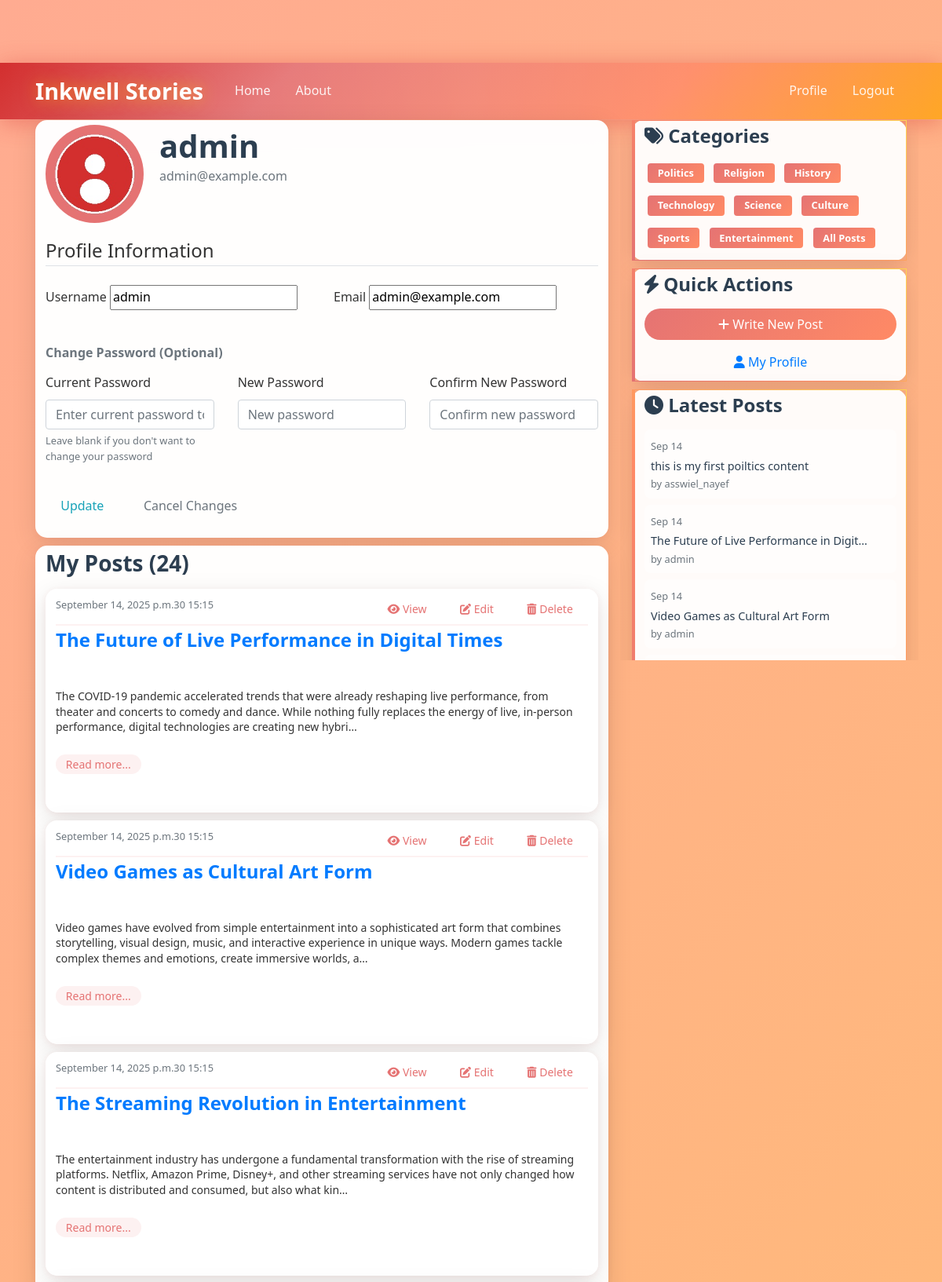
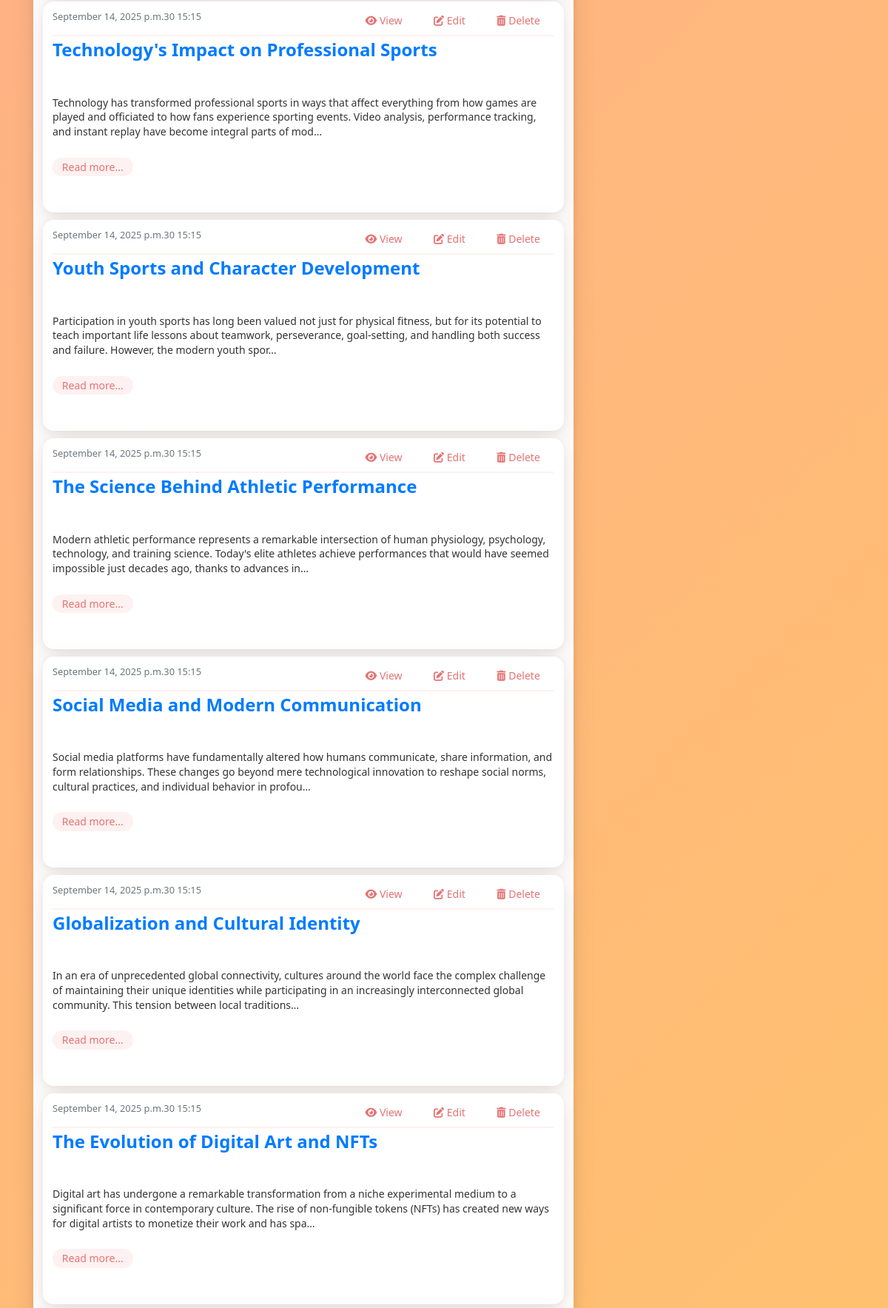
Page /profile/ (signed in, upper part) on the committed database (2 pictures, top to bottom).
### users/models.py (models this page shows, shortened)
class Profile(models.Model):
    user = models.OneToOneField(User, on_delete=models.CASCADE) #when deleting user profile will be dleted also
    image = models.ImageField(default='default.jpg', upload_to='profile_pic')

### blog/models.py (models this page shows, shortened)
class Post(models.Model):
    CATEGORY_CHOICES = [
        ('politics', 'Politics'),
        ('religion', 'Religion'),
        ('history', 'History'),
        ('technology', 'Technology'),
        ('science', 'Science'),
        ('culture', 'Culture'),
        ('sports', 'Sports'),
        ('entertainment', 'Entertainment'),
        ('other', 'Something else'),
    ]
    title = models.CharField(max_length=100)
    content = models.TextField()
    category = models.CharField(max_length=20, choices=CATEGORY_CHOICES, default='other')
    custom_category = models.CharField(max_length=50, blank=True, null=True, help_text="Enter a custom category if 'Something else' is selected")
    date_posted = models.DateTimeField(default = timezone.now) #when the object is createsd we will assigne the current time to it
    author = models.ForeignKey(User, on_delete=models.CASCADE) # if user is deleted their posts will be delted as well

### users/views.py (the view)
# urls.py: path('profile/',user_views.profile, name="profile"),
@login_required
def profile(request):
    if request.method == 'POST':
        original_username = request.user.username
        original_email = request.user.email
        original_image = request.user.profile.image
        u_form = UserUpdateForm(request.POST, instance=request.user)
        p_form = ProfileUpdateForm(request.POST, request.FILES, instance=request.user.profile)
        if u_form.is_valid() and p_form.is_valid():
            username_changed = u_form.cleaned_data.get('username') != original_username
            email_changed = u_form.cleaned_data.get('email') != original_email
            password_changed = bool(u_form.cleaned_data.get('new_password1'))
            image_changed = bool(request.FILES.get('image'))
            changes_made = username_changed or email_changed or password_changed or image_changed
            if not changes_made:
                messages.info(request, 'Your information is saved as it is.')
                return redirect('blog-home')
            user = u_form.save()
            p_form.save()
            if password_changed:
                update_session_auth_hash(request, user)
                messages.success(request, 'Your profile and password have been updated successfully!')
            else:
                messages.success(request, 'Your profile has been updated successfully!')
            return redirect('blog-home')
    else:
        u_form = UserUpdateForm(instance=request.user)
        p_form = ProfileUpdateForm(instance=request.user.profile)
    posts = request.user.post_set.all().order_by('-date_posted')
    context = {
        'u_form': u_form,
        'p_form': p_form,
        'posts': posts
    }
    return render(request,'users/profile.html', context)

### users/forms.py (shortened to what this page needs)
class UserUpdateForm(forms.ModelForm):
    email = forms.EmailField()
    current_password = forms.CharField(
        widget=forms.PasswordInput(attrs={
            'class': 'form-control',
            'placeholder': 'Enter current password to change'
        }),
        required=False,
        help_text="Leave blank if you don't want to change your password"
    )
    new_password1 = forms.CharField(
        widget=forms.PasswordInput(attrs={
            'class': 'form-control',
            'placeholder': 'New password'
        }),
        required=False,
        label='New password'
    )
    new_password2 = forms.CharField(
        widget=forms.PasswordInput(attrs={
            'class': 'form-control',
            'placeholder': 'Confirm new password'
        }),
        required=False,
        label='Confirm new password'
    )
    class Meta:
        model = User
        fields = ['username', 'email']

class ProfileUpdateForm(forms.ModelForm):
    class Meta:
        model = Profile
        fields = ['image']

### users/templates/users/profile.html (shortened to what this page needs)
{% extends "blog/base.html" %}
{% load crispy_forms_tags %}
{% block content %}
<div class="content-section">
  <div class="media">
    <img
      class="rounded-circle account-img clickable-profile-img"
      src="{{ user.profile.image.url }}"
      alt="Profile Picture"
      onclick="document.getElementById('id_image').click();"
      style="cursor: pointer;"
      title="Click to change profile picture"
    />
    <div class="media-body">
      <h2 class="account-heading">{{ user.username }}</h2>
      <p class="text-secondary">{{ user.email }}</p>
    </div>
  </div>
  <form method="POST" enctype="multipart/form-data" id="profileUpdateForm">
    <fieldset class="form-group">
      <legend class="border-bottom mb-4">Profile Information</legend>
      <div class="row">
        <div class="col-md-6">
          <div class="form-group">
            <label for="id_username">Username</label>
            {{ u_form.username }}
          </div>
        </div>
        <div class="col-md-6">
          <div class="form-group">
            <label for="id_email">Email</label>
            {{ u_form.email }}
          </div>
        </div>
      </div>
      <div class="mt-4">
        <h6 class="text-muted">Change Password (Optional)</h6>
        <div class="row">
          <div class="col-md-4">
            <div class="form-group">
              <label for="id_current_password">Current Password</label>
              {{ u_form.current_password }}
              <small class="form-text text-muted">{{ u_form.current_password.help_text }}</small>
            </div>
          </div>
          <div class="col-md-4">
            <div class="form-group">
              <label for="id_new_password1">New Password</label>
              {{ u_form.new_password1 }}
            </div>
          </div>
          <div class="col-md-4">
            <div class="form-group">
              <label for="id_new_password2">Confirm New Password</label>
              {{ u_form.new_password2 }}
            </div>
          </div>
        </div>
      </div>
    </fieldset>
    <div class="form-group">
      <button class="btn btn-outline-info" type="submit">Update</button>
      <button class="btn btn-outline-secondary ml-2" type="button" onclick="cancelChanges()">Cancel Changes</button>
    </div>
  </form>
</div>
<div class="content-section">
  <h3>My Posts ({{ posts.count }})</h3>
  {% for post in posts %}
    <article class="media content-section">
      <div class="media-body">
        <div class="article-metadata">
          <small class="text-muted">{{ post.date_posted|date:"F d, Y at H:i" }}</small>
          <div class="float-right">
            <a href="{% url 'post-detail' post.pk %}" class="btn btn-outline-primary btn-sm">
              <i class="fas fa-eye"></i> View
            </a>
            <a href="{% url 'post-edit' post.pk %}" class="btn btn-outline-info btn-sm">
              <i class="fas fa-edit"></i> Edit
            </a>
            <a href="{% url 'post-delete' post.pk %}" class="btn btn-outline-danger btn-sm">
              <i class="fas fa-trash-alt"></i> Delete
            </a>
          </div>
        </div>
        <h4 class="article-title"><a href="{% url 'post-detail' post.pk %}">{{ post.title }}</a></h4>
        <div class="article-content">
            {% if post.content|length > 300 %}
            <p class="post-content-preview">{{ post.content|truncatechars:250 }}</p>
            <a href="#" class="read-more-link" data-post-id="{{ post.pk }}">Read more...</a>
            {% else %}
            <p class="article-content">{{ post.content|linebreaks }}</p>
            {% endif %}
        </div>
      </div>
    </article>
  {% empty %}
    <p class="text-muted">You haven't written any posts yet. <a href="{% url 'post-create' %}">Create your first post!</a></p>
  {% endfor %}
</div>
{% endblock content %}

### blog/templates/blog/base.html (shortened to what this page needs)
{% load static %}
<!DOCTYPE html>
<html>
<head>
    <link rel="stylesheet" href="https://maxcdn.bootstrapcdn.com/bootstrap/4.0.0/css/bootstrap.min.css">
    <link rel="stylesheet" href="https://cdnjs.cloudflare.com/ajax/libs/font-awesome/6.0.0/css/all.min.css">
    <link rel="stylesheet" type="text/css" href="{% static 'blog/main.css' %}">
</head>
<body>
    <header class="site-header">
      <nav class="navbar navbar-expand-md navbar-dark bg-steel fixed-top">
        <div class="container">
          <a class="navbar-brand mr-4" href="{% url 'blog-home' %}">Inkwell Stories</a>
          <div class="collapse navbar-collapse" id="navbarToggle">
            <div class="navbar-nav mr-auto">
              <a class="nav-item nav-link" href="{% url 'blog-home' %}">Home</a>
              <a class="nav-item nav-link" href="{% url 'blog-about' %}">About</a>
            </div>
            <div class="navbar-nav">
              {% if user.is_authenticated %}
                <a class="nav-item nav-link" href="{% url 'profile' %}">Profile</a>
                <a class="nav-item nav-link" href="{% url 'logout' %}">Logout</a>
              {% else %}
                <a class="nav-item nav-link" href="{% url 'login' %}">Login</a>
                <a class="nav-item nav-link" href="{% url 'register' %}">Register</a>
              {% endif %}
            </div>
          </div>
        </div>
      </nav>
    </header>
    <main role="main" class="container">
      <div class="row">
        <div class="col-md-8">
          {% block content %}{% endblock %}
        </div>
        <div class="col-md-4">
          <div class="content-section mb-3">
            <h4><i class="fas fa-tags"></i> Categories</h4>
            <div class="category-list">
              <a href="?category=politics" class="badge badge-politics m-1">Politics</a>
              <a href="?category=religion" class="badge badge-religion m-1">Religion</a>
              <a href="?category=history" class="badge badge-history m-1">History</a>
              <a href="?category=technology" class="badge badge-technology m-1">Technology</a>
              <a href="?category=science" class="badge badge-science m-1">Science</a>
              <a href="?category=culture" class="badge badge-culture m-1">Culture</a>
              <a href="?category=sports" class="badge badge-sports m-1">Sports</a>
              <a href="?category=entertainment" class="badge badge-entertainment m-1">Entertainment</a>
              <a href="?" class="badge badge-all m-1">All Posts</a>
            </div>
          </div>
          {% if user.is_authenticated %}
          <div class="content-section mb-3">
            <h4><i class="fas fa-bolt"></i> Quick Actions</h4>
            <div class="quick-actions">
              <a href="{% url 'post-create' %}" class="btn btn-primary btn-block mb-2">
                <i class="fas fa-plus"></i> Write New Post
              </a>
              <a href="{% url 'profile' %}" class="btn btn-outline-primary btn-block">
                <i class="fas fa-user"></i> My Profile
              </a>
            </div>
          </div>
          {% endif %}
          <div class="content-section mb-3">
            <h4><i class="fas fa-clock"></i> Latest Posts</h4>
            <div class="latest-posts">
              {% for post in latest_posts %}
              <div class="latest-post-item mb-2">
                <small class="text-muted">{{ post.date_posted|date:"M d" }}</small>
                <br>
                <a href="{% url 'post-detail' post.pk %}" class="latest-post-title">{{ post.title|truncatechars:40 }}</a>
                <small class="text-muted d-block">by {{ post.author.username }}</small>
              </div>
              {% empty %}
              <p class="text-muted">No posts yet.</p>
              {% endfor %}
            </div>
          </div>
        </div>
      </div>
    </main>
</body>
</html>

### rows in the picture
Post: date_posted "September 14, 2025 p.m.30 15:15", title "The Future of Live Performance in Digital Times", content "The COVID-19 pandemic accelerated trends that were already reshaping live performance, from theater and concerts to comedy and dance. While nothing fully replaces the energy of live, in-person performance, digital technologies are creating new hybri…", date_posted "Sep 14", title "The Future of Live Performance in Digit…", author.username "admin"
Post: date_posted "September 14, 2025 p.m.30 15:15", title "Video Games as Cultural Art Form", content "Video games have evolved from simple entertainment into a sophisticated art form that combines storytelling, visual design, music, and interactive experience in unique ways. Modern games tackle complex themes and emotions, create immersive worlds, a…", date_posted "Sep 14", author.username "admin"
Post: date_posted "September 14, 2025 p.m.30 15:15", title "The Streaming Revolution in Entertainment", content "The entertainment industry has undergone a fundamental transformation with the rise of streaming platforms. Netflix, Amazon Prime, Disney+, and other streaming services have not only changed how content is distributed and consumed, but also what kin…"
Post: date_posted "September 14, 2025 p.m.30 15:15", title "Technology's Impact on Professional Sports", content "Technology has transformed professional sports in ways that affect everything from how games are played and officiated to how fans experience sporting events. Video analysis, performance tracking, and instant replay have become integral parts of mod…"
Post: date_posted "September 14, 2025 p.m.30 15:15", title "Youth Sports and Character Development", content "Participation in youth sports has long been valued not just for physical fitness, but for its potential to teach important life lessons about teamwork, perseverance, goal-setting, and handling both success and failure. However, the modern youth spor…"
Post: date_posted "September 14, 2025 p.m.30 15:15", title "The Science Behind Athletic Performance", content "Modern athletic performance represents a remarkable intersection of human physiology, psychology, technology, and training science. Today's elite athletes achieve performances that would have seemed impossible just decades ago, thanks to advances in…"
Post: date_posted "September 14, 2025 p.m.30 15:15", title "Social Media and Modern Communication", content "Social media platforms have fundamentally altered how humans communicate, share information, and form relationships. These changes go beyond mere technological innovation to reshape social norms, cultural practices, and individual behavior in profou…"
Post: date_posted "September 14, 2025 p.m.30 15:15", title "Globalization and Cultural Identity", content "In an era of unprecedented global connectivity, cultures around the world face the complex challenge of maintaining their unique identities while participating in an increasingly interconnected global community. This tension between local traditions…"
Post: date_posted "September 14, 2025 p.m.30 15:15", title "The Evolution of Digital Art and NFTs", content "Digital art has undergone a remarkable transformation from a niche experimental medium to a significant force in contemporary culture. The rise of non-fungible tokens (NFTs) has created new ways for digital artists to monetize their work and has spa…"
Post: date_posted "Sep 14", title "this is my first poiltics content", author.username "asswiel_nayef"

### other values in the picture
{{ user.username }} "admin"
{{ user.email }} "admin@example.com"
{{ u_form.current_password.help_text }} "Leave blank if you don't want to change your password"
{{ posts.count }} "24"
